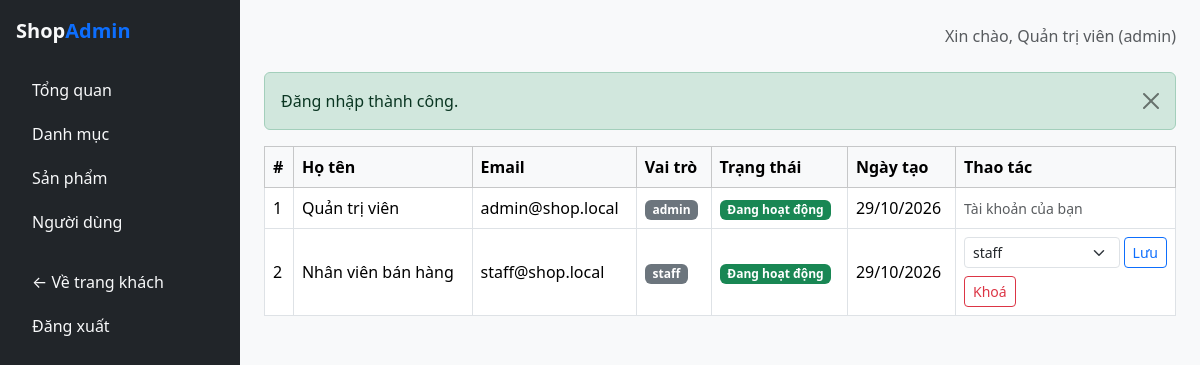
/public/admin/user (signed in), run on the app's committed database.
### tables this page shows
CREATE TABLE IF NOT EXISTS `users` (
    `id` INT AUTO_INCREMENT PRIMARY KEY,
    `full_name` VARCHAR(255) NOT NULL,
    `email` VARCHAR(255) NOT NULL UNIQUE,
    `password` VARCHAR(255) NOT NULL,
    `phone` VARCHAR(20) NULL,
    `address` TEXT NULL,
    `role` ENUM('customer', 'staff', 'admin') DEFAULT 'customer',
    `status` ENUM('active', 'locked') DEFAULT 'active',
    `created_at` TIMESTAMP DEFAULT CURRENT_TIMESTAMP,
    `updated_at` TIMESTAMP DEFAULT CURRENT_TIMESTAMP ON UPDATE CURRENT_TIMESTAMP
);

### app/core/Controller.php (called while the page is built, shortened)
<?php
abstract class Controller
{
    protected function view(string $view, array $data = [], string|false $layout = 'main'): void
    {
        $viewFile = __DIR__ . '/../views/' . $view . '.php';
        $layoutFile = __DIR__ . '/../views/layouts/' . $layout . '.php';
        $content = function () use ($viewFile, $data) {
            extract($data);
            require $viewFile;
        };
        require $layoutFile;
    }
}

### app/core/AdminController.php (called while the page is built, shortened)
<?php
abstract class AdminController extends Controller
{
    protected function view(string $view, array $data = [], string|false $layout = 'admin'): void
    {
        parent::view($view, $data, $layout);
    }
}

### app/controllers/admin/AdminUserController.php (called while the page is built, shortened)
<?php
class AdminUserController extends AdminController
{
    public function index(): void
    {
        $users = User::all('created_at DESC');
        $this->view('admin/user/index', ['pageTitle' => 'Quản lý người dùng', 'users' => $users]);
    }
}

### app/core/App.php (called while the page is built, shortened)
<?php
class App
{
    protected string $action;
    protected array $params = [];
    public function __construct()
    {
        $url = isset($_GET['url']) ? trim($_GET['url'], '/') : '';
        $segments = $url === '' ? [] : explode('/', $url);
        if (($segments[0] ?? '') === 'admin') {
            $this->action = $segments[2] ?? 'index';
            $this->params = array_slice($segments, 3);
        } else {
            $this->controllerName = ucfirst($segments[0] ?? 'home') . 'Controller';
            $this->action = $segments[1] ?? 'index';
            $this->params = array_slice($segments, 2);
        }
        $this->dispatch();
    }
    protected function dispatch(): void
    {
        $controller = new $this->controllerName();
        call_user_func_array([$controller, $this->action], $this->params);
    }
}

### public/index.php (called while the page is built, shortened)
<?php
require_once __DIR__ . '/../app/core/helpers.php';
spl_autoload_register(function (string $class): void {
    $directories = [
        __DIR__ . '/../app/core/',
        __DIR__ . '/../app/controllers/',
        __DIR__ . '/../app/controllers/admin/',
        __DIR__ . '/../app/models/',
        __DIR__ . '/../app/services/',
    ];
    foreach ($directories as $dir) {
        $file = $dir . $class . '.php';
        if (file_exists($file)) {
            return;
        }
    }
});
new App();

### app/core/helpers.php (called while the page is built, shortened)
<?php
function e(?string $value): string
{
    return htmlspecialchars((string) $value, ENT_QUOTES, 'UTF-8');
}
function base_url(string $path = ''): string
{
    $cleanPath = ltrim($path, '/');
    return rtrim(BASE_URL, '/') . ($cleanPath !== '' ? '/' . $cleanPath : '');
}
function asset(string $path): string
{
    return base_url('assets/' . ltrim($path, '/'));
}
function flash(string $key, ?string $message = null, string $type = 'success'): ?array
{
    if (!empty($_SESSION['flash'][$key])) {
        $data = $_SESSION['flash'][$key];
        return $data;
    }
    return null;
}

### app/core/Auth.php (called while the page is built, shortened)
<?php
class Auth
{
    public static function user(): ?array
    {
        return $_SESSION['user'] ?? null;
    }
    public static function id(): ?int
    {
        return isset($_SESSION['user']['id']) ? (int) $_SESSION['user']['id'] : null;
    }
    public static function role(): ?string
    {
        return $_SESSION['user']['role'] ?? null;
    }
}

### app/core/Database.php (called while the page is built, shortened)
<?php
class Database
{
    private static ?PDO $instance = null;
    public static function getInstance(): PDO
    {
        if (self::$instance === null) {
            $dsn = 'mysql:host=' . DB_HOST . ';dbname=' . DB_NAME . ';charset=' . DB_CHARSET;
            try {
                self::$instance = new PDO($dsn, DB_USER, DB_PASS, [
                    PDO::ATTR_ERRMODE => PDO::ERRMODE_EXCEPTION,
                    PDO::ATTR_DEFAULT_FETCH_MODE => PDO::FETCH_ASSOC,
                    PDO::ATTR_EMULATE_PREPARES => false,
                ]);
            } catch (PDOException $e) {
                error_log('Loi ket noi CSDL: ' . $e->getMessage());
                http_response_code(500);
                die('Xin loi, he thong dang gap su co. Vui long thu lai sau.');
            }
        }
        return self::$instance;
    }
}

### app/core/Model.php (called while the page is built, shortened)
<?php
abstract class Model
{
    protected static string $table = '';
    protected static function db(): PDO
    {
        return Database::getInstance();
    }
    public static function all(string $orderBy = ''): array
    {
        $sql = 'SELECT * FROM ' . static::$table;
        if ($orderBy !== '') {
            $sql .= ' ORDER BY ' . $orderBy;
        }
        return static::db()->query($sql)->fetchAll();
    }
}

### app/views/admin/user/index.php (the view, shortened to what this page needs)
<div class="table-responsive">
    <table class="table table-bordered align-middle bg-white">
        <thead class="table-light">
            <tr>
                <th>#</th>
                <th>Họ tên</th>
                <th>Email</th>
                <th>Vai trò</th>
                <th>Trạng thái</th>
                <th>Ngày tạo</th>
                <?php if (Auth::role() === 'admin'): ?><th style="width: 220px;">Thao tác</th><?php endif; ?>
            </tr>
        </thead>
        <tbody>
            <?php foreach ($users as $u): ?>
            <tr>
                <td><?= (int) $u['id'] ?></td>
                <td><?= e($u['full_name']) ?></td>
                <td><?= e($u['email']) ?></td>
                <td><span class="badge bg-secondary"><?= e($u['role']) ?></span></td>
                <td>
                    <?php if ($u['status'] === 'active'): ?>
                        <span class="badge bg-success">Đang hoạt động</span>
                    <?php else: ?>
                        <span class="badge bg-danger">Đã khoá</span>
                    <?php endif; ?>
                </td>
                <td><?= e(date('d/m/Y', strtotime($u['created_at']))) ?></td>
                <?php if (Auth::role() === 'admin'): ?>
                <td>
                    <?php if ((int) $u['id'] === (int) Auth::id()): ?>
                        <span class="text-muted small">Tài khoản của bạn</span>
                    <?php else: ?>
                        <div class="d-flex flex-column gap-2">
                            <form method="POST" action="<?= e(base_url('admin/user/role')) ?>" class="d-flex gap-1">
                                <select name="role" class="form-select form-select-sm">
                                    <?php foreach (['customer', 'staff', 'admin'] as $r): ?>
                                        <option value="<?= $r ?>" <?= $u['role'] === $r ? 'selected' : '' ?>><?= $r ?></option>
                                    <?php endforeach; ?>
                                </select>
                                <button class="btn btn-sm btn-outline-primary">Lưu</button>
                            </form>
                            <form method="POST" action="<?= e(base_url('admin/user/status')) ?>">
                                <button class="btn btn-sm <?= $u['status'] === 'active' ? 'btn-outline-danger' : 'btn-outline-success' ?>">
                                    <?= $u['status'] === 'active' ? 'Khoá' : 'Mở khoá' ?>
                                </button>
                            </form>
                        </div>
                    <?php endif; ?>
                </td>
                <?php endif; ?>
            </tr>
            <?php endforeach; ?>
        </tbody>
    </table>
</div>

### app/views/layouts/admin.php (shortened to what this page needs)
<!DOCTYPE html>
<html lang="vi">
<head>
    <link href="https://cdn.jsdelivr.net/npm/bootstrap@5/dist/css/bootstrap.min.css" rel="stylesheet">
    <link href="<?= e(asset('css/style.css')) ?>" rel="stylesheet">
</head>
<body>
<div class="d-flex">
    <nav class="bg-dark text-light p-3" style="width: 240px; min-height: 100vh;">
        <a href="<?= e(base_url('admin/dashboard')) ?>" class="d-block text-light text-decoration-none fw-bold fs-5 mb-4">
            Shop<span class="text-primary">Admin</span>
        </a>
        <ul class="nav nav-pills flex-column gap-1">
            <li class="nav-item">
                <a class="nav-link text-light" href="<?= e(base_url('admin/dashboard')) ?>">Tổng quan</a>
            </li>
            <li class="nav-item">
                <a class="nav-link text-light" href="<?= e(base_url('admin/category')) ?>">Danh mục</a>
            </li>
            <li class="nav-item">
                <a class="nav-link text-light" href="<?= e(base_url('admin/product')) ?>">Sản phẩm</a>
            </li>
            <?php if (Auth::role() === 'admin'): ?>
                <li class="nav-item">
                    <a class="nav-link text-light" href="<?= e(base_url('admin/user')) ?>">Người dùng</a>
                </li>
            <?php endif; ?>
            <li class="nav-item mt-3">
                <a class="nav-link text-light" href="<?= e(base_url('')) ?>">&larr; Về trang khách</a>
            </li>
            <li class="nav-item">
                <a class="nav-link text-light" href="<?= e(base_url('admin/auth/logout')) ?>">Đăng xuất</a>
            </li>
        </ul>
    </nav>
    <div class="flex-grow-1 p-4">
        <div class="d-flex justify-content-between align-items-center mb-4">
            <span class="text-muted">
                Xin chào, <?= e(Auth::user()['full_name'] ?? '') ?> (<?= e(Auth::role() ?? '') ?>)
            </span>
        </div>
        <?php if ($f = flash('success')): ?>
            <div class="alert alert-success alert-dismissible fade show" role="alert">
                <?= $f['message'] ?>
                <button type="button" class="btn-close" data-bs-dismiss="alert"></button>
            </div>
        <?php endif; ?>
        <?php $content(); ?>
    </div>
</div>
</body>
</html>

### public/assets/css/style.css (style rules this page uses)
body { background-color: #f8f9fa; }

### data on the page
users: full_name "Quản trị viên", id "1", email "admin@shop.local", role "admin", status "Đang hoạt động", created_at "29/10/2026", shows "Tài khoản của bạn"
users: id "2", full_name "Nhân viên bán hàng", email "staff@shop.local", role "staff", status "Đang hoạt động", created_at "29/10/2026"

### other printed values
Auth::role() "admin"
$f['message'] "Đăng nhập thành công."
